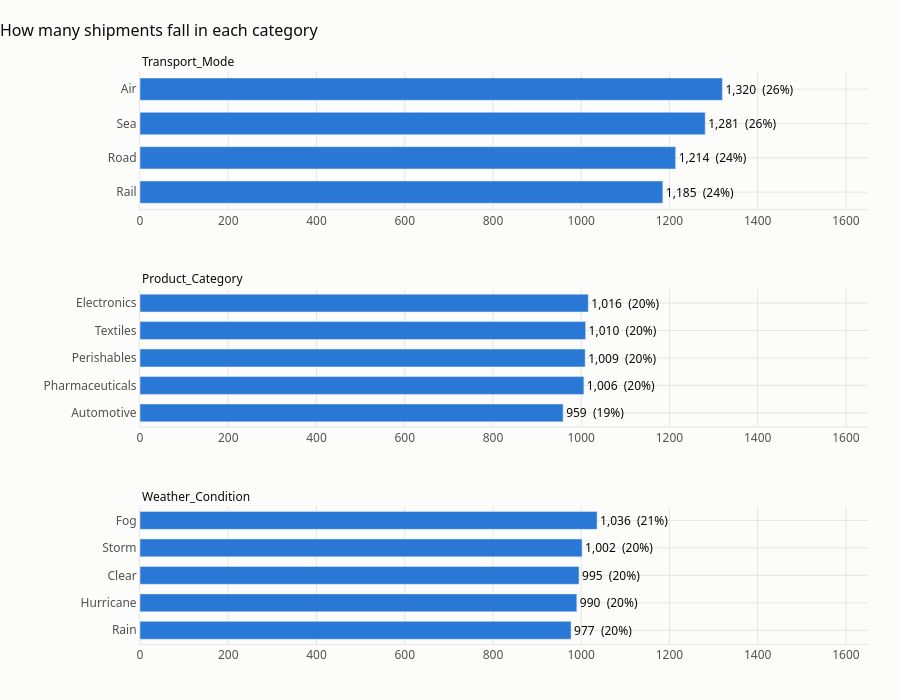

Notebook code cell kept with this figure:
### Markdown cell above
### Category columns

### Code cell
category_cols = ["Transport_Mode", "Product_Category", "Weather_Condition"]

fig = make_subplots(rows=3, cols=1, subplot_titles=category_cols, vertical_spacing=0.14)
for i, col in enumerate(category_cols, start=1):
    counts = raw[col].value_counts().sort_values()
    share = counts / len(raw)
    fig.add_trace(
        go.Bar(x=counts.values, y=counts.index, orientation="h", marker_color=BLUE,
               text=[f"{c:,}  ({s:.0%})" for c, s in zip(counts, share)],
               textposition="outside", textfont=dict(color=INK), cliponaxis=False,
               hovertemplate="%{y}<br>Shipments: %{x:,}<extra></extra>"),
        row=i, col=1,
    )
fig.update_annotations(font=dict(size=12, color=INK), x=0, xanchor="left")
fig.update_xaxes(range=[0, raw[category_cols].apply(lambda s: s.value_counts().max()).max() * 1.25])
style(fig, "How many shipments fall in each category", height=700)
fig.update_layout(showlegend=False, bargap=0.35, margin=dict(l=140))
fig.show()

### Figure 1 — Plotly figure (JSON) as saved in the notebook; plotly's stock layout.template omitted (floating-point values rounded to 4 significant figures)
{"data": [{"cliponaxis": false, "hovertemplate": "%{y}<br>Shipments: %{x:,}<extra></extra>", "marker": {"color": "#2a78d6"}, "orientation": "h", "text": ["1,185  (24%)", "1,214  (24%)", "1,281  (26%)", "1,320  (26%)"], "textfont": {"color": "#0b0b0b"}, "textposition": "outside", "type": "bar", "x": [1185, 1214, 1281, 1320], "xaxis": "x", "y": ["Rail", "Road", "Sea", "Air"], "yaxis": "y"}, {"cliponaxis": false, "hovertemplate": "%{y}<br>Shipments: %{x:,}<extra></extra>", "marker": {"color": "#2a78d6"}, "orientation": "h", "text": ["959  (19%)", "1,006  (20%)", "1,009  (20%)", "1,010  (20%)", "1,016  (20%)"], "textfont": {"color": "#0b0b0b"}, "textposition": "outside", "type": "bar", "x": [959, 1006, 1009, 1010, 1016], "xaxis": "x2", "y": ["Automotive", "Pharmaceuticals", "Perishables", "Textiles", "Electronics"], "yaxis": "y2"}, {"cliponaxis": false, "hovertemplate": "%{y}<br>Shipments: %{x:,}<extra></extra>", "marker": {"color": "#2a78d6"}, "orientation": "h", "text": ["977  (20%)", "990  (20%)", "995  (20%)", "1,002  (20%)", "1,036  (21%)"], "textfont": {"color": "#0b0b0b"}, "textposition": "outside", "type": "bar", "x": [977, 990, 995, 1002, 1036], "xaxis": "x3", "y": ["Rain", "Hurricane", "Clear", "Storm", "Fog"], "yaxis": "y3"}], "layout": {"annotations": [{"font": {"color": "#0b0b0b", "size": 12}, "showarrow": false, "text": "Transport_Mode", "x": 0, "xanchor": "left", "xref": "paper", "y": 1.0, "yanchor": "bottom", "yref": "paper"}, {"font": {"color": "#0b0b0b", "size": 12}, "showarrow": false, "text": "Product_Category", "x": 0, "xanchor": "left", "xref": "paper", "y": 0.62, "yanchor": "bottom", "yref": "paper"}, {"font": {"color": "#0b0b0b", "size": 12}, "showarrow": false, "text": "Weather_Condition", "x": 0, "xanchor": "left", "xref": "paper", "y": 0.24, "yanchor": "bottom", "yref": "paper"}], "bargap": 0.35, "font": {"color": "#52514e", "family": "Segoe UI, Arial, sans-serif", "size": 12}, "height": 700, "hoverlabel": {"bgcolor": "white", "font": {"color": "#0b0b0b"}}, "margin": {"b": 56, "l": 140, "r": 32, "t": 72}, "paper_bgcolor": "#fcfcfb", "plot_bgcolor": "#fcfcfb", "showlegend": false, "title": {"font": {"color": "#0b0b0b", "size": 16}, "text": "How many shipments fall in each category", "x": 0, "xanchor": "left"}, "xaxis": {"anchor": "y", "domain": [0.0, 1.0], "gridcolor": "#e6e5e1", "linecolor": "#e6e5e1", "range": [0, 1650.0], "zeroline": false}, "xaxis2": {"anchor": "y2", "domain": [0.0, 1.0], "gridcolor": "#e6e5e1", "linecolor": "#e6e5e1", "range": [0, 1650.0], "zeroline": false}, "xaxis3": {"anchor": "y3", "domain": [0.0, 1.0], "gridcolor": "#e6e5e1", "linecolor": "#e6e5e1", "range": [0, 1650.0], "zeroline": false}, "yaxis": {"anchor": "x", "domain": [0.76, 1.0], "gridcolor": "#e6e5e1", "linecolor": "#e6e5e1", "zeroline": false}, "yaxis2": {"anchor": "x2", "domain": [0.38, 0.62], "gridcolor": "#e6e5e1", "linecolor": "#e6e5e1", "zeroline": false}, "yaxis3": {"anchor": "x3", "domain": [0.0, 0.24], "gridcolor": "#e6e5e1", "linecolor": "#e6e5e1", "zeroline": false}}}
